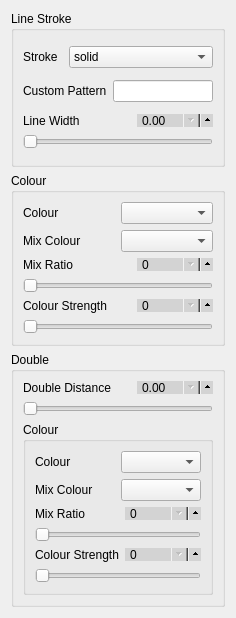
             <widget class="QWidget" name="page_6">
              <property name="geometry">
               <rect>
                <x>0</x>
                <y>0</y>
                <width>216</width>
                <height>618</height>
               </rect>
              </property>
              <attribute name="label">
               <string>Line Properties</string>
              </attribute>
              <layout class="QVBoxLayout" name="verticalLayout_36">
               <item>
                <widget class="QGroupBox" name="groupBox_4">
                 <property name="focusPolicy">
                  <enum>Qt::NoFocus</enum>
                 </property>
                 <property name="title">
                  <string>Line Stroke</string>
                 </property>
                 <layout class="QVBoxLayout" name="verticalLayout_29">
                  <item>
                   <layout class="QHBoxLayout" name="horizontalLayout_37">
                    <item>
                     <widget class="QLabel" name="label_45">
                      <property name="focusPolicy">
                       <enum>Qt::NoFocus</enum>
                      </property>
                      <property name="text">
                       <string>Stroke</string>
                      </property>
                     </widget>
                    </item>
                    <item>
                     <widget class="QComboBox" name="segment_line_stroke">
                      <property name="focusPolicy">
                       <enum>Qt::NoFocus</enum>
                      </property>
                      <property name="toolTip">
                       <string>&lt;html&gt;&lt;head/&gt;&lt;body&gt;&lt;p&gt;Line stroke type for the border of the point marker.&lt;/p&gt;&lt;/body&gt;&lt;/html&gt;</string>
                      </property>
                      <item>
                       <property name="text">
                        <string>solid</string>
                       </property>
                      </item>
                      <item>
                       <property name="text">
                        <string>loosely dashed</string>
                       </property>
                      </item>
                      <item>
                       <property name="text">
                        <string>dashed</string>
                       </property>
                      </item>
                      <item>
                       <property name="text">
                        <string>densely dashed</string>
                       </property>
                      </item>
                      <item>
                       <property name="text">
                        <string>loosely dotted</string>
                       </property>
                      </item>
                      <item>
                       <property name="text">
                        <string>dotted</string>
                       </property>
                      </item>
                      <item>
                       <property name="text">
                        <string>densely dotted</string>
                       </property>
                      </item>
                      <item>
                       <property name="text">
                        <string>loosely dash dot</string>
                       </property>
                      </item>
                      <item>
                       <property name="text">
                        <string>dash dot</string>
                       </property>
                      </item>
                      <item>
                       <property name="text">
                        <string>densely dash dot</string>
                       </property>
                      </item>
                      <item>
                       <property name="text">
                        <string>loosely dash dot dot</string>
                       </property>
                      </item>
                      <item>
                       <property name="text">
                        <string>dash dot dot</string>
                       </property>
                      </item>
                      <item>
                       <property name="text">
                        <string>densely dash dot dot</string>
                       </property>
                      </item>
                      <item>
                       <property name="text">
                        <string>custom</string>
                       </property>
                      </item>
                     </widget>
                    </item>
                   </layout>
                  </item>
                  <item>
                   <layout class="QHBoxLayout" name="horizontalLayout_38">
                    <item>
                     <widget class="QLabel" name="label_46">
                      <property name="focusPolicy">
                       <enum>Qt::NoFocus</enum>
                      </property>
                      <property name="text">
                       <string>Custom Pattern</string>
                      </property>
                     </widget>
                    </item>
                    <item>
                     <widget class="QLineEdit" name="segment_custom_dash">
                      <property name="focusPolicy">
                       <enum>Qt::ClickFocus</enum>
                      </property>
                     </widget>
                    </item>
                   </layout>
                  </item>
                  <item>
                   <layout class="QVBoxLayout" name="verticalLayout_30">
                    <item>
                     <layout class="QHBoxLayout" name="horizontalLayout_39">
                      <item>
                       <widget class="QLabel" name="label_47">
                        <property name="focusPolicy">
                         <enum>Qt::NoFocus</enum>
                        </property>
                        <property name="text">
                         <string>Line Width</string>
                        </property>
                       </widget>
                      </item>
                      <item>
                       <widget class="QDoubleSpinBox" name="segment_line_width_spin">
                        <property name="focusPolicy">
                         <enum>Qt::ClickFocus</enum>
                        </property>
                        <property name="styleSheet">
                         <string notr="true">QDoubleSpinBox {
	max-height: 11px;
	min-height: 11px;
    min-width: 60px;
    max-width: 60px;
    padding-right: 10px;
    background-color: lightgray;
    padding-top: -2px;
    padding-bottom: -2px;
}

QDoubleSpinBox::up-button {
  subcontrol-origin: padding;
  subcontrol-position: right center;
  left: 7px;
  height: 18px;
  width: 18px;
}

QDoubleSpinBox::down-button {
  subcontrol-origin: content;
  subcontrol-position: right center;
  left: 0px;
  top: 0px;
  height: 18px;
  width: 18px;
}

</string>
                        </property>
                       </widget>
                      </item>
                     </layout>
                    </item>
                    <item>
                     <widget class="QSlider" name="segment_line_width_slider">
                      <property name="focusPolicy">
                       <enum>Qt::NoFocus</enum>
                      </property>
                      <property name="styleSheet">
                       <string notr="true"/>
                      </property>
                      <property name="orientation">
                       <enum>Qt::Horizontal</enum>
                      </property>
                     </widget>
                    </item>
                   </layout>
                  </item>
                 </layout>
                </widget>
               </item>
               <item>
                <widget class="QGroupBox" name="groupBox_6">
                 <property name="title">
                  <string>Colour</string>
                 </property>
                 <layout class="QVBoxLayout" name="verticalLayout_31">
                  <item>
                   <layout class="QHBoxLayout" name="horizontalLayout_40">
                    <item>
                     <widget class="QLabel" name="label_48">
                      <property name="text">
                       <string>Colour</string>
                      </property>
                     </widget>
                    </item>
                    <item>
                     <widget class="QComboBox" name="segment_colour_name">
                      <property name="maxVisibleItems">
                       <number>20</number>
                      </property>
                     </widget>
                    </item>
                   </layout>
                  </item>
                  <item>
                   <layout class="QHBoxLayout" name="horizontalLayout_41">
                    <item>
                     <widget class="QLabel" name="label_49">
                      <property name="text">
                       <string>Mix Colour</string>
                      </property>
                     </widget>
                    </item>
                    <item>
                     <widget class="QComboBox" name="segment_colour_mix_name">
                      <property name="maxVisibleItems">
                       <number>20</number>
                      </property>
                     </widget>
                    </item>
                   </layout>
                  </item>
                  <item>
                   <layout class="QVBoxLayout" name="verticalLayout_32">
                    <item>
                     <layout class="QHBoxLayout" name="horizontalLayout_42">
                      <item>
                       <widget class="QLabel" name="label_50">
                        <property name="text">
                         <string>Mix Ratio</string>
                        </property>
                       </widget>
                      </item>
                      <item>
                       <widget class="QSpinBox" name="segment_colour_mixratio_spin">
                        <property name="styleSheet">
                         <string notr="true">QSpinBox {
	max-height: 11px;
	min-height: 11px;
    min-width: 60px;
    max-width: 60px;
    padding-right: 10px;
    background-color: lightgray;
    padding-top: -2px;
    padding-bottom: -2px;
}

QSpinBox::up-button {
  subcontrol-origin: padding;
  subcontrol-position: right center;
  left: 7px;
  height: 18px;
  width: 18px;
}

QSpinBox::down-button {
  subcontrol-origin: content;
  subcontrol-position: right center;
  left: 0px;
  top: 0px;
  height: 18px;
  width: 18px;
}

</string>
                        </property>
                        <property name="minimum">
                         <number>0</number>
                        </property>
                        <property name="maximum">
                         <number>100</number>
                        </property>
                        <property name="value">
                         <number>0</number>
                        </property>
                       </widget>
                      </item>
                     </layout>
                    </item>
                    <item>
                     <widget class="QSlider" name="segment_colour_mixratio_slider">
                      <property name="styleSheet">
                       <string notr="true"/>
                      </property>
                      <property name="maximum">
                       <number>100</number>
                      </property>
                      <property name="orientation">
                       <enum>Qt::Horizontal</enum>
                      </property>
                     </widget>
                    </item>
                   </layout>
                  </item>
                  <item>
                   <layout class="QVBoxLayout" name="verticalLayout_33">
                    <item>
                     <layout class="QHBoxLayout" name="horizontalLayout_43">
                      <item>
                       <widget class="QLabel" name="label_51">
                        <property name="text">
                         <string>Colour Strength</string>
                        </property>
                       </widget>
                      </item>
                      <item>
                       <widget class="QSpinBox" name="segment_colour_strength_spin">
                        <property name="styleSheet">
                         <string notr="true">QSpinBox {
	max-height: 11px;
	min-height: 11px;
    min-width: 60px;
    max-width: 60px;
    padding-right: 10px;
    background-color: lightgray;
    padding-top: -2px;
    padding-bottom: -2px;
}

QSpinBox::up-button {
  subcontrol-origin: padding;
  subcontrol-position: right center;
  left: 7px;
  height: 18px;
  width: 18px;
}

QSpinBox::down-button {
  subcontrol-origin: content;
  subcontrol-position: right center;
  left: 0px;
  top: 0px;
  height: 18px;
  width: 18px;
}

</string>
                        </property>
                        <property name="minimum">
                         <number>0</number>
                        </property>
                        <property name="maximum">
                         <number>100</number>
                        </property>
                        <property name="value">
                         <number>0</number>
                        </property>
                       </widget>
                      </item>
                     </layout>
                    </item>
                    <item>
                     <widget class="QSlider" name="segment_colour_strength_slider">
                      <property name="styleSheet">
                       <string notr="true"/>
                      </property>
                      <property name="maximum">
                       <number>100</number>
                      </property>
                      <property name="orientation">
                       <enum>Qt::Horizontal</enum>
                      </property>
                     </widget>
                    </item>
                   </layout>
                  </item>
                 </layout>
                </widget>
               </item>
               <item>
                <widget class="QGroupBox" name="groupBox_5">
                 <property name="title">
                  <string>Double</string>
                 </property>
                 <layout class="QVBoxLayout" name="verticalLayout_35">
                  <item>
                   <layout class="QVBoxLayout" name="verticalLayout_34">
                    <item>
                     <layout class="QHBoxLayout" name="horizontalLayout_44">
                      <item>
                       <widget class="QLabel" name="label_52">
                        <property name="focusPolicy">
                         <enum>Qt::NoFocus</enum>
                        </property>
                        <property name="text">
                         <string>Double Distance</string>
                        </property>
                       </widget>
                      </item>
                      <item>
                       <widget class="QDoubleSpinBox" name="segment_double_distance_spin">
                        <property name="focusPolicy">
                         <enum>Qt::ClickFocus</enum>
                        </property>
                        <property name="styleSheet">
                         <string notr="true">QDoubleSpinBox {
	max-height: 11px;
	min-height: 11px;
    min-width: 60px;
    max-width: 60px;
    padding-right: 10px;
    background-color: lightgray;
    padding-top: -2px;
    padding-bottom: -2px;
}

QDoubleSpinBox::up-button {
  subcontrol-origin: padding;
  subcontrol-position: right center;
  left: 7px;
  height: 18px;
  width: 18px;
}

QDoubleSpinBox::down-button {
  subcontrol-origin: content;
  subcontrol-position: right center;
  left: 0px;
  top: 0px;
  height: 18px;
  width: 18px;
}

</string>
                        </property>
                       </widget>
                      </item>
                     </layout>
                    </item>
                    <item>
                     <widget class="QSlider" name="segment_double_distance_slider">
                      <property name="focusPolicy">
                       <enum>Qt::NoFocus</enum>
                      </property>
                      <property name="styleSheet">
                       <string notr="true"/>
                      </property>
                      <property name="orientation">
                       <enum>Qt::Horizontal</enum>
                      </property>
                     </widget>
                    </item>
                   </layout>
                  </item>
                  <item>
                   <widget class="QGroupBox" name="groupBox_18">
                    <property name="title">
                     <string>Colour</string>
                    </property>
                    <layout class="QVBoxLayout" name="verticalLayout_88">
                     <item>
                      <layout class="QHBoxLayout" name="horizontalLayout_105">
                       <item>
                        <widget class="QLabel" name="label_108">
                         <property name="text">
                          <string>Colour</string>
                         </property>
                        </widget>
                       </item>
                       <item>
                        <widget class="QComboBox" name="segment_double_colour_name">
                         <property name="maxVisibleItems">
                          <number>20</number>
                         </property>
                        </widget>
                       </item>
                      </layout>
                     </item>
                     <item>
                      <layout class="QHBoxLayout" name="horizontalLayout_106">
                       <item>
                        <widget class="QLabel" name="label_109">
                         <property name="text">
                          <string>Mix Colour</string>
                         </property>
                        </widget>
                       </item>
                       <item>
                        <widget class="QComboBox" name="segment_double_colour_mix_name">
                         <property name="maxVisibleItems">
                          <number>20</number>
                         </property>
                        </widget>
                       </item>
                      </layout>
                     </item>
                     <item>
                      <layout class="QVBoxLayout" name="verticalLayout_99">
                       <item>
                        <layout class="QHBoxLayout" name="horizontalLayout_107">
                         <item>
                          <widget class="QLabel" name="label_110">
                           <property name="text">
                            <string>Mix Ratio</string>
                           </property>
                          </widget>
                         </item>
                         <item>
                          <widget class="QSpinBox" name="segment_double_colour_mixratio_spin">
                           <property name="styleSheet">
                            <string notr="true">QSpinBox {
	max-height: 11px;
	min-height: 11px;
    min-width: 60px;
    max-width: 60px;
    padding-right: 10px;
    background-color: lightgray;
    padding-top: -2px;
    padding-bottom: -2px;
}

QSpinBox::up-button {
  subcontrol-origin: padding;
  subcontrol-position: right center;
  left: 7px;
  height: 18px;
  width: 18px;
}

QSpinBox::down-button {
  subcontrol-origin: content;
  subcontrol-position: right center;
  left: 0px;
  top: 0px;
  height: 18px;
  width: 18px;
}

</string>
                           </property>
                           <property name="minimum">
                            <number>0</number>
                           </property>
                           <property name="maximum">
                            <number>100</number>
                           </property>
                           <property name="value">
                            <number>0</number>
                           </property>
                          </widget>
                         </item>
                        </layout>
                       </item>
                       <item>
                        <widget class="QSlider" name="segment_double_colour_mixratio_slider">
                         <property name="styleSheet">
                          <string notr="true"/>
                         </property>
                         <property name="maximum">
                          <number>100</number>
                         </property>
                         <property name="orientation">
                          <enum>Qt::Horizontal</enum>
                         </property>
                        </widget>
                       </item>
                      </layout>
                     </item>
                     <item>
                      <layout class="QVBoxLayout" name="verticalLayout_100">
                       <item>
                        <layout class="QHBoxLayout" name="horizontalLayout_108">
                         <item>
                          <widget class="QLabel" name="label_111">
                           <property name="text">
                            <string>Colour Strength</string>
                           </property>
                          </widget>
                         </item>
                         <item>
                          <widget class="QSpinBox" name="segment_double_colour_strength_spin">
                           <property name="styleSheet">
                            <string notr="true">QSpinBox {
	max-height: 11px;
	min-height: 11px;
    min-width: 60px;
    max-width: 60px;
    padding-right: 10px;
    background-color: lightgray;
    padding-top: -2px;
    padding-bottom: -2px;
}

QSpinBox::up-button {
  subcontrol-origin: padding;
  subcontrol-position: right center;
  left: 7px;
  height: 18px;
  width: 18px;
}

QSpinBox::down-button {
  subcontrol-origin: content;
  subcontrol-position: right center;
  left: 0px;
  top: 0px;
  height: 18px;
  width: 18px;
}

</string>
                           </property>
                           <property name="minimum">
                            <number>0</number>
                           </property>
                           <property name="maximum">
                            <number>100</number>
                           </property>
                           <property name="value">
                            <number>0</number>
                           </property>
                          </widget>
                         </item>
                        </layout>
                       </item>
                       <item>
                        <widget class="QSlider" name="segment_double_colour_strength_slider">
                         <property name="styleSheet">
                          <string notr="true"/>
                         </property>
                         <property name="maximum">
                          <number>100</number>
                         </property>
                         <property name="orientation">
                          <enum>Qt::Horizontal</enum>
                         </property>
                        </widget>
                       </item>
                      </layout>
                     </item>
                    </layout>
                   </widget>
                  </item>
                 </layout>
                </widget>
               </item>
              </layout>
             </widget>
